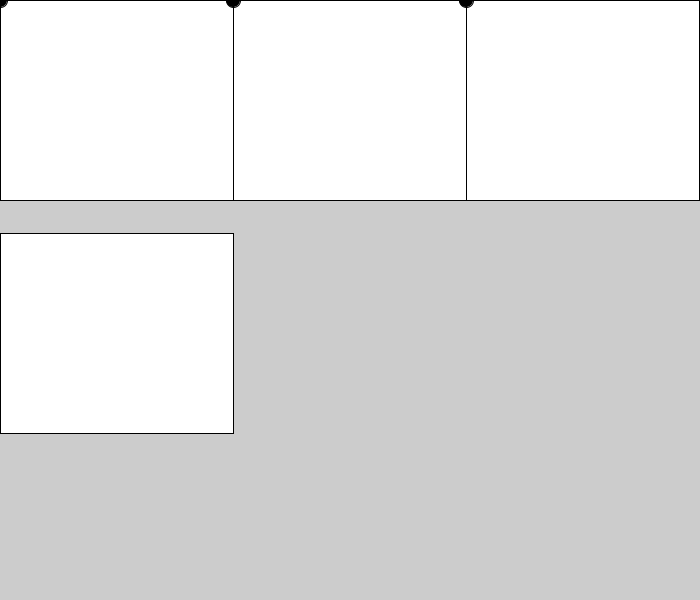
Frame 1 (no input)
Frame 60 (the mouse pressed at the canvas centre just before this capture): identical to frame 1, image omitted
Frame 120 (the mouse held since frame 60 and released just before this capture): identical to frame 1, image omitted

The Processing sketch that drew this single still picture (run headless with seeded random() and noise(); from frame 60 on, the mouse is pressed at the canvas centre):

// Processing sketch: sketch_211122a
// ── sketch_211122a.pde
//3x3 Home Screen

//Global Variables
color black=#000000, white=#FFFFFF;
float circleDiameter, rectWidth, rectHeight;
float ptX1, ptX2, ptX3, ptX4; 
float ptY1, ptY2, ptY3, ptY4; 

void setup()
{
  size(700, 600); //fullScreen(), displayWidth, diplayHeight
  //
  //Population
  ptX1 = ptX4*0;
  ptY1 = ptY2*0;
  ptX2 = width*1/3;
  ptX3 = width*2/3;
  ptY4 = width*1/3;
  rectWidth = width*1/3;
  rectHeight = height*1/3;
  circleDiameter = width*1/50;
  //
}//End setup()

void draw()
{
  
  //
  rect(ptX1, ptY1, rectWidth, rectHeight);
  rect(ptX2, ptY2, rectWidth, rectHeight);
  rect(ptX3, ptY3, rectWidth, rectHeight);
  rect(ptX4, ptY4, rectWidth, rectHeight);
  //rect(ptX1, ptY1, rectWidth, rectHeight);
  //rect(ptX1, ptY1, rectWidth, rectHeight);
  //rect(ptX1, ptY1, rectWidth, rectHeight);
  //rect(ptX1, ptY1, rectWidth, rectHeight);
  //rect(ptX1, ptY1, rectWidth, rectHeight);
  //
  fill(black);
  ellipse(ptX1, ptY1, circleDiameter, circleDiameter);
  ellipse(ptX2, ptY2, circleDiameter, circleDiameter);
  ellipse(ptX3, ptY3, circleDiameter, circleDiameter);
  fill(white);
  //
}//End draw()

void mousePressed()
{
}//End mousePressed()

void keyPressed()
{
}//End keyPressed()
